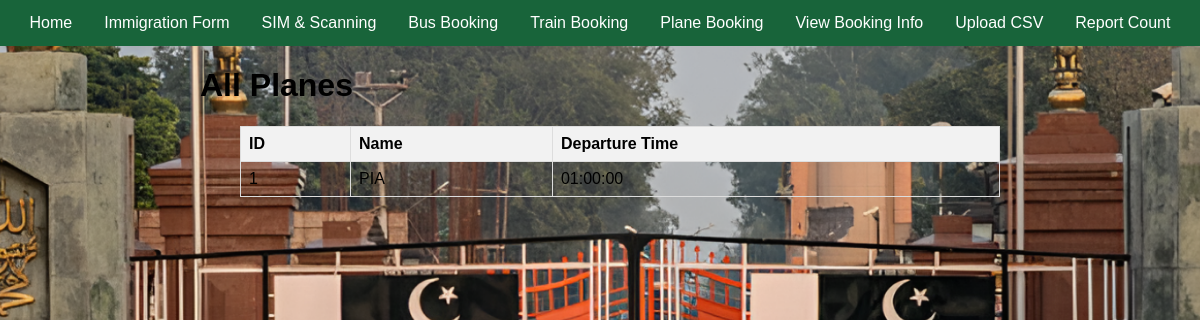
The app's page /view-planes/ with its own data.
### database.py (models this page shows)
class Plane(Base):
    __tablename__ = "plane"
    plane_id = Column(Integer, primary_key=True, autoincrement=True)
    company = Column(String, nullable=True)
    departure_time = Column(Time, nullable=False)

### main.py (the view)
@app.get("/view-planes/")
def view_planes(request: Request, db: Session = Depends(get_db)):
    planes = db.query(Plane).all()
    return templates.TemplateResponse("view_planes.html", {"request": request, "planes": planes})

### templates/view_planes.html
{% extends "base.html" %}
{% block content %}
<h1>All Planes</h1>
<ul>
    <table>
        <tr>
            <th>ID</th>
            <th>Name</th>
            <th>Departure Time</th>
        </tr>
    {% for plane in planes %}
        <tr>
            <td>{{ plane.plane_id }} </td>
            <td>{{ plane.company }}</td>
            <td>{{ plane.departure_time }}</td>
        </tr>
    {% endfor %}
    </table>
</ul>
{% endblock %}

### static/styles.css (style rules this page uses)
body { margin: 0; padding: 0; font-family: 'Poppins', sans-serif; background: url('Login Page bg.png') no-repeat center center fixed; background-size: cover; }
table { width: 100%; border-collapse: collapse; margin-bottom: 20px; }
table, th, td { border: 1px solid #ddd; }
th, td { padding: 8px; text-align: left; }
th { background-color: #f2f2f2; }

### records on screen
Plane: plane_id "1", company "PIA", departure_time "01:00:00"
